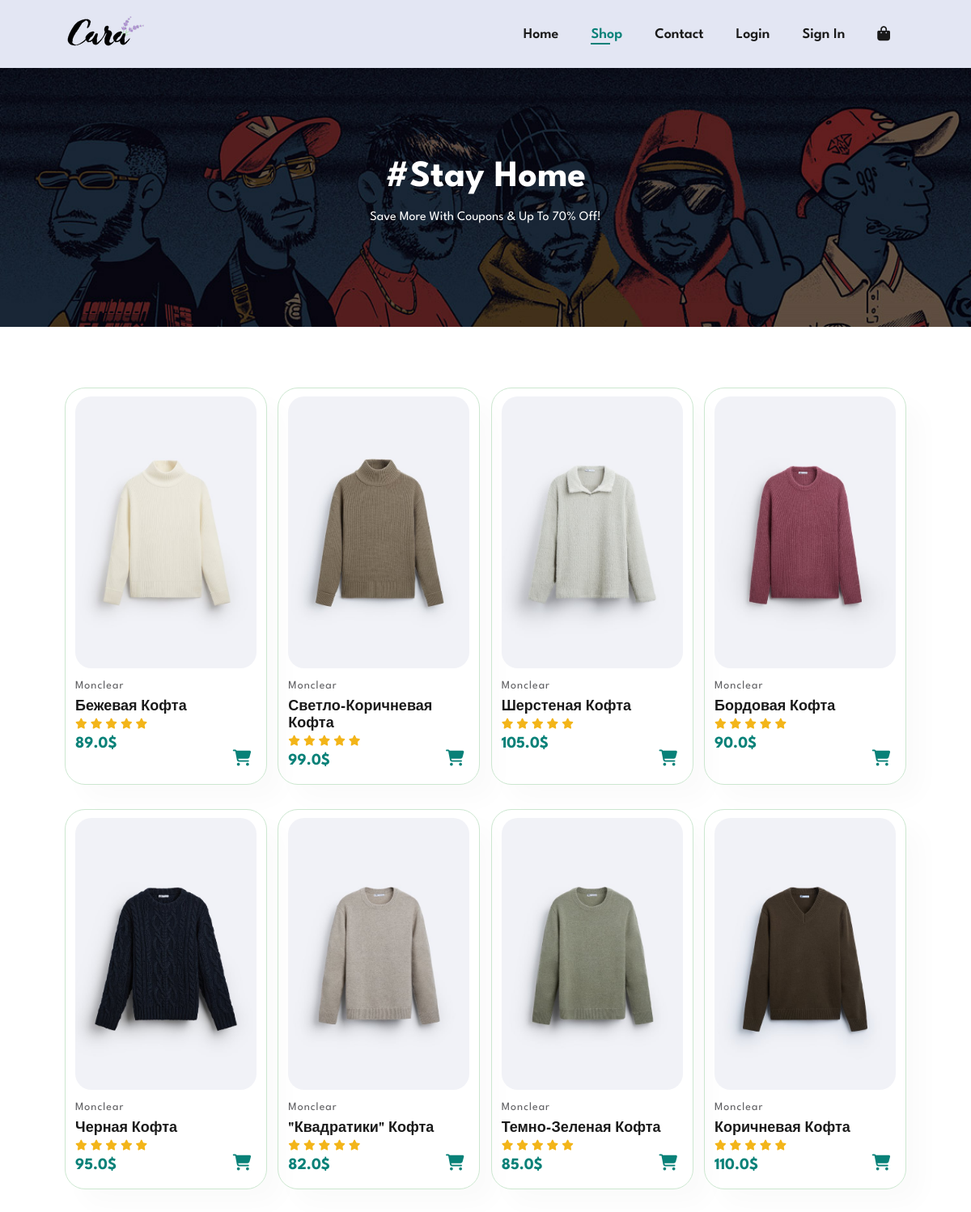
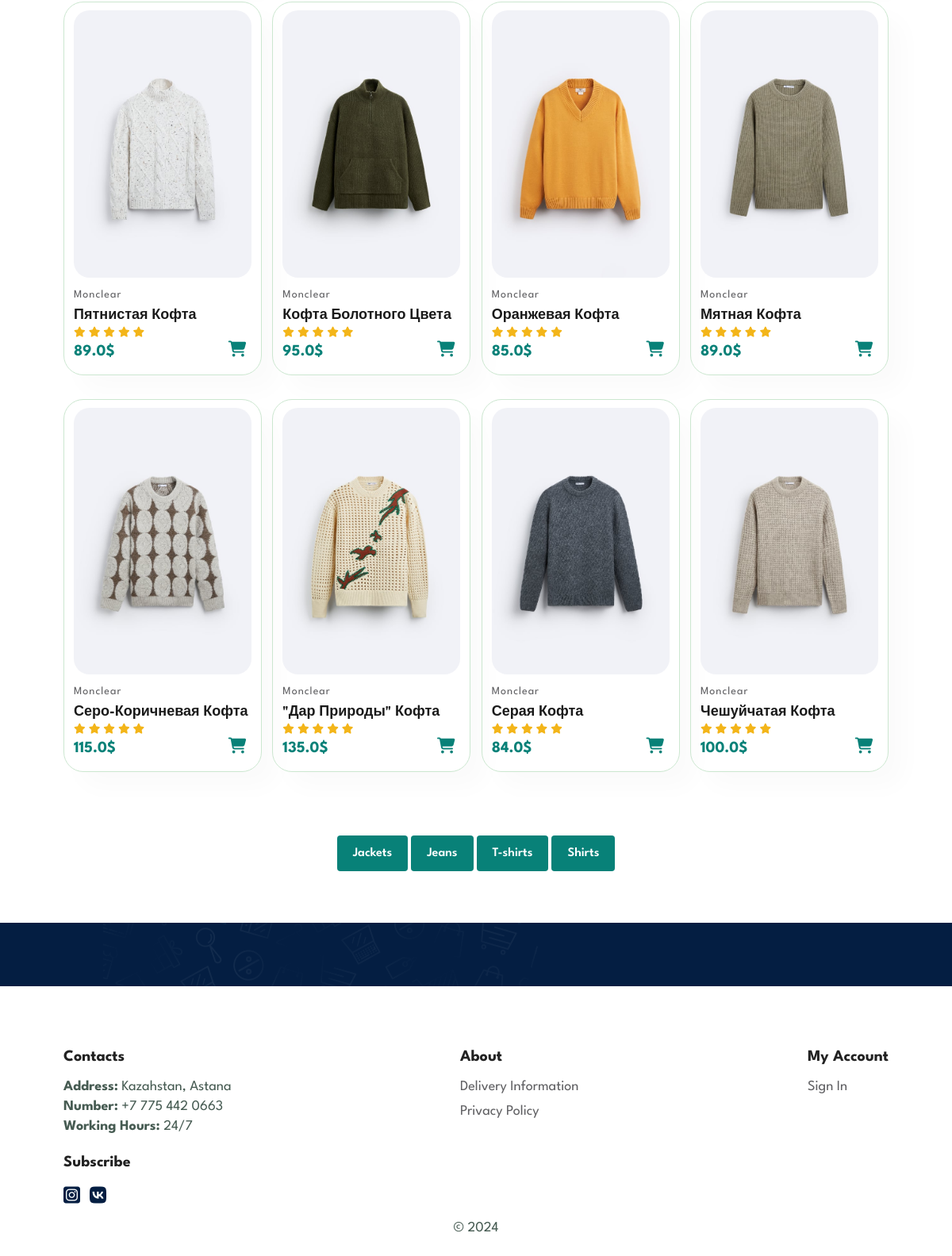
/shop1, run on the app's committed database (2 pictures, top to bottom).
### main/models.py (models this page shows, shortened)
class Jackets(models.Model):
    name = models.CharField('Title', max_length = 40)
    price = models.FloatField('Price')
    photo = models.ImageField(upload_to='Jackets/', default="a")
    class Meta:
        verbose_name = 'Jacket'
        verbose_name_plural = 'Jackets'

### main/views.py (the view)
# urls.py: path('shop1', views.shop1, name="shop1"),
def shop1(request):
    jackets = Jackets.objects.all()
    return render(request, 'main/clothing.html', {'jackets': jackets})

### main/templates/main/clothing.html (shortened to what this page needs)
{% load static %}
<!DOCTYPE html>
<html lang="en">
<head>
  <link rel="stylesheet" href="{% static 'main/css/styles.css' %}" />
</head>
<body>
<header id="header">
  <a href="/"><img src="{% static 'main/img/logo.png' %}" alt="logo picture" class="logo" /></a>
  <div>
    <ul id="navbar">
      <li><a href="/">home</a></li>
      <li><a class="active" href="shop1">shop</a></li>
      <li><a href="contact">contact</a></li>
      {% if user.is_authenticated %}
          <li><a href="logout">logout</a></li>
          <li style="text-transform: none;">{{ user.username }}</li>
          {% else %}
          <li><a href="login">login</a></li>
          <li><a href="register">sign in</a></li>
          {% endif %}
      <li><a id="lg-bag" href="{% url 'main:check_cart' %}"><i class="fa-solid fa-bag-shopping"></i></a></li>
    </ul>
  </div>
</header>
<section id="page-header" style="background-image: url('{% static 'main/img/b1.jpg' %}');">
  <h2>#stay home</h2>
  <p>save more with coupons & up to 70% off!</p>
</section>
<section id="product1" class="section-p1">
  <div class="pro-container" id="productContainer">
    {% for el in jackets %}
    <div class = "pro">
    <img src="{{el.photo.url}}" alt="product picture" />
        <div class="info">
          <span>monclear</span>
          <h5>{{el.name}}</h5>
          <div class="star">
            <i class="fas fa-star"></i>
            <i class="fas fa-star"></i>
            <i class="fas fa-star"></i>
            <i class="fas fa-star"></i>
            <i class="fas fa-star"></i>
          </div>
          <h4>{{el.price}}$</h4>
        </div>
        <a class="cart" href="{% url 'main:add' item_type='jackets' item_id=el.id %}"><i class="fa-solid fa-cart-shopping"></i></a>
        </div>
        {% endfor %}
  </div>
</section>
<section id="pagination" class="section-p1">
  <a href="shop1">Jackets</a>
  <a href="shop2">Jeans</a>
  <a href="shop3">T-shirts</a>
  <a href="shop4">Shirts</a>
</section>
<section id="newsletter" class="section-p1 section-m1">
</section>
<footer class="section-p1">
  <div class="col">
    <h4>contacts</h4>
    <p><strong>address:</strong> Kazahstan, astana</p>
    <p><strong>number:</strong> +7 775 442 0663</p>
    <p><strong>working hours:</strong> 24/7</p>
    <div class="follow">
      <h4>subscribe</h4>
      <div class="icon">
        <a href="https://www.instagram.com/mirasamanbai/?next=%2F"
          ><i class="fa-brands fa-instagram-square"></i
        ></a>
        <a href="https://vk.com/id616254776"
          ><i class="fa-brands fa-vk"></i
        ></a>
      </div>
    </div>
  </div>
  <div class="col">
    <h4>about</h4>
    <a href="Delivery">delivery information</a>
    <a href="privat">privacy policy</a>
  </div>
  <div class="col">
    <h4>my account</h4>
    <a href="register">Sign in</a>
  </div>
  <div class="copyright">
    <p>
      &copy; <span class="date">2023</span>
    </p>
  </div>
</footer>
</body>
</html>

### main/static/main/css/styles.css (style rules this page uses)
* { margin: 0; padding: 0; box-sizing: border-box; font-family: "League Spartan", sans-serif; }
h2 { font-size: 46px; line-height: 54px; color: #222; }
h4 { font-size: 20px; color: #222; }
p { font-size: 16px; color: #465b52; margin: 15px 0 20px 0; }
.section-p1 { padding: 40px 80px; }
.section-m1 { margin: 40px 0; }
#header { display: flex; align-items: center; justify-content: space-between; padding: 20px 80px; background-color: #e3e6f3; box-shadow: 0 5px 15px rgba(0, 0, 0, 0.06); position: sticky; top: 0; left: 0; z-index: 999; }
#navbar { display: flex; align-items: center; justify-content: center; }
#navbar li { list-style: none; padding: 0 20px; text-transform: capitalize; position: relative; }
#navbar li a { text-decoration: none; font-size: 18px; font-weight: 600; color: #1a1a1a; transition: all 0.3s ease; }
#navbar li a:hover, #navbar li a.active { color: #088178; cursor: pointer; }
#navbar li a.active::after, #navbar li a:hover::after { content: ""; width: 30%; height: 2px; background-color: #088178; position: absolute; bottom: -4px; left: 20px; }
#product1 { text-align: center; }
#product1 .pro-container { display: flex; justify-content: space-between; padding-top: 20px; flex-wrap: wrap; }
#product1 .pro { width: 23%; min-width: 250px; padding: 10px 12px; border: 1px solid #cce7d0; border-radius: 25px; cursor: pointer; box-shadow: 20px 20px 30px rgba(0, 0, 0, 0.02); margin: 15px 0; transition: all 0.3s ease; position: relative; }
#product1 .pro img { width: 100%; border-radius: 20px; }
#product1 .pro .info { text-align: start; padding: 10px 0; }
#product1 .pro .info span { color: #606063; font-size: 14px; text-transform: capitalize; letter-spacing: 1px; }
#product1 .pro .info h5 { padding-top: 7px; color: #1a1a1a; font-size: 18px; text-transform: capitalize; }
#product1 .pro .info i { font-size: 13px; color: rgba(243, 181, 25); padding-top: 5px; }
#product1 .pro .info h4 { padding-top: 7px; font-weight: 700; color: #088178; }
#product1 .pro .cart { width: 40px; height: 40px; line-height: 40px; border-radius: 50%; font-weight: 500; color: #088178; font-size: 20px; position: absolute; bottom: 10px; right: 10px; }
#newsletter { display: flex; justify-content: space-between; flex-wrap: wrap; align-items: center; background-image: url(images/banner/b14.png); background-repeat: no-repeat; background-position: 20% 30%; background-color: #041e42; }
footer { display: flex; flex-wrap: wrap; justify-content: space-between; }
footer .col { display: flex; flex-direction: column; align-items: flex-start; margin-bottom: 20px; }
footer h4 { font-size: 20px; padding-bottom: 20px; text-transform: capitalize; }
footer p { font-size: 18px; margin: 0 0 8px 0; text-transform: capitalize; }
footer a { text-decoration: none; color: #606063; text-transform: capitalize; font-size: 18px; margin-bottom: 14px; }
footer .follow { margin-top: 20px; }
footer .follow i { color: #465b52; padding-right: 8px; cursor: pointer; font-size: 24px; color: #041e42; }
footer .copyright { width: 100%; text-align: center; color: #222; }
#page-header { background-image: url(images/banner/b1.jpg); width: 100%; height: 40vh; background-size: cover; display: flex; flex-direction: column; justify-content: center; align-items: center; text-align: center; padding: 14px; }
#page-header h2, #page-header p { color: #fff; text-transform: capitalize; }
#pagination { text-align: center; }
#pagination a { text-decoration: none; background-color: #088178; padding: 15px 20px; border-radius: 4px; color: #fff; font-weight: 600; }

### data on the page
Jackets: photo (picture), name "Бежевая Кофта", price "89.0"
Jackets: photo (picture), name "Светло-Коричневая Кофта", price "99.0"
Jackets: photo (picture), name "Шерстеная Кофта", price "105.0"
Jackets: photo (picture), name "Бордовая Кофта", price "90.0"
Jackets: photo (picture), name "Черная Кофта", price "95.0"
Jackets: photo (picture), name "\"Квадратики\" Кофта", price "82.0"
Jackets: photo (picture), name "Темно-Зеленая Кофта", price "85.0"
Jackets: photo (picture), name "Коричневая Кофта", price "110.0"
Jackets: photo (picture), name "Пятнистая Кофта", price "89.0"
Jackets: photo (picture), name "Кофта Болотного Цвета", price "95.0"
Jackets: photo (picture), name "Оранжевая Кофта", price "85.0"
Jackets: photo (picture), name "Мятная Кофта", price "89.0"
Jackets: photo (picture), name "Серо-Коричневая Кофта", price "115.0"
Jackets: photo (picture), name "\"Дар Природы\" Кофта", price "135.0"
Jackets: photo (picture), name "Серая Кофта", price "84.0"
Jackets: photo (picture), name "Чешуйчатая Кофта", price "100.0"
